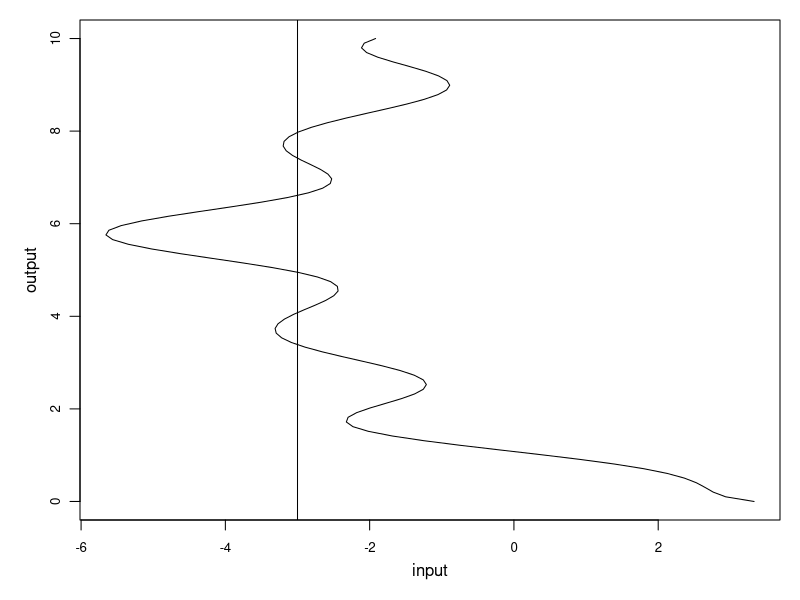
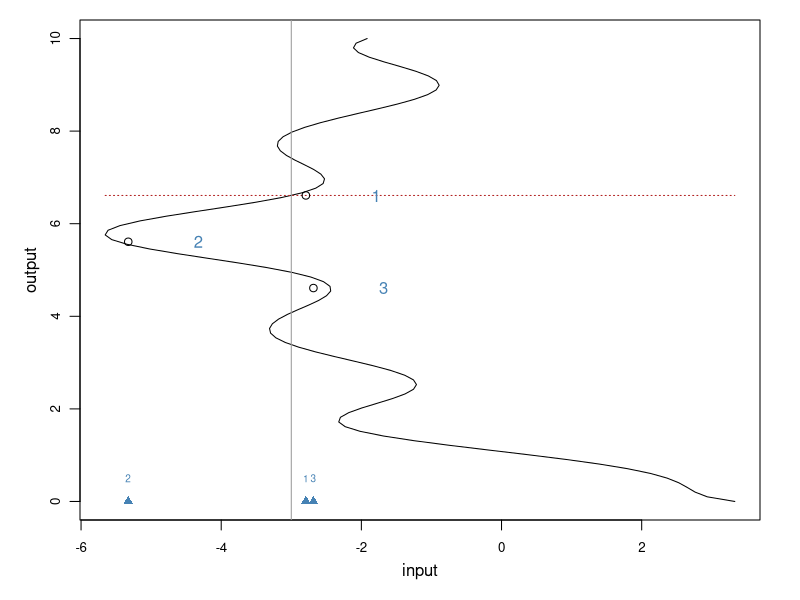

Source code (R) for these figures, in order:
# Here we will simulate an arbitrary relation from Real -> Real. We will try and
# learn the inverse. The function will wavy, and thus the inverse will be one to
# many. Thus, simply learning the mapping based on one input and one output is
# impossible. Instead, we will incorporate a few adjacent inputs, which
# collectively should have enough information to identify the correct output.

# Make this reproducible.
set.seed(1)

# These are arbitrary functions that will be combined to form the forward
# mapping.
f1 <- function(x) sin(x*3)
f2 <- function(x) (x-5)^2
f3 <- function(x) log(x+0.1)
f4 <- function(x) 1+3*x
f5 <- function(x) (x/2-4)^2

# The above functions are averaged using these weights.
weights <- c(1,0.2,-1,-0.1,-0.2)

# Compute the weighted average of the five functions.
f <- function(x, w=weights) {
  z = cbind(f1(x), f2(x), f3(x), f4(x), f5(x))
  (z %*% w) * (1 + 0.2*sin(1.5*x-1))
}

# The domain of the forward mapping is (0,10)
x_min <- 0
x_max <- 10

# For plotting purposes, we'll use a grid of points.
x_grid <- seq(x_min, x_max, length.out=100)
y_grid <- f(x_grid, weights)
y_max <- max(y_grid)
y_min <- min(y_grid)

# Plot the inverse mapping
pdf(file="figure_1.pdf", height=4, width=4)
par(mar=c(4,4,1,1), mgp=c(2,0.8,0), cex.lab=1, cex.axis=0.8)
plot(y_grid, x_grid, type="l", xlab="input", ylab="output")
abline(v=-3)
dev.off()

# Sample x and then derive other features as a time-shift. Finally combine into
# one matrix.
n <- 1000
x1 <- runif(n, min=2, max=10)
x2 <- x1 - 1
x3 <- x1 - 2
x <- cbind(x1, x2, x3)

noise_sd <- 0.4
y_true <- apply(x, 2, f, weights)
y_observed <- y_true + rnorm(3*n, mean=0, sd=noise_sd)

# Make a data frame, swapping "x" and "y"
d <- as.data.frame(cbind(y_observed, x1))
names(d) <- c(paste("x", 1:3, sep=""), "y")
write.table(d, file="data.csv", sep=",", col.names=TRUE,
  row.names=FALSE, quote=FALSE)

# Illustrate how sequential information can help us solve the multi-map problem
example_x <- 6.61029
example_3x <- example_x - 0:2
example_y <- as.numeric(f(example_3x))
example_y_observed <- example_y + rnorm(3, mean=0, sd=noise_sd)

pdf(file="figure_2.pdf", height=4, width=4)
par(mar=c(4,4,1,2), mgp=c(2,0.8,0), cex.lab=1, cex.axis=0.8, xpd=NA)
plot(y_grid, x_grid, type="l", xlab="input", ylab="output")
segments(y_min, example_x, y_max, example_x, col="firebrick", lty=3)
points(example_y_observed, example_3x)
text(y_max+1.0, example_x, labels="z", cex=0.8, col="firebrick")
points(example_y_observed, rep(0,3), pch=17, col="steelblue")
text(example_y_observed, rep(0.5,3), labels=as.character(1:3), cex=0.6, col="steelblue")
text(example_y_observed+1.0, example_3x, col="steelblue")
par(xpd=FALSE)
abline(v=-3, col="gray60")
dev.off()

# END
